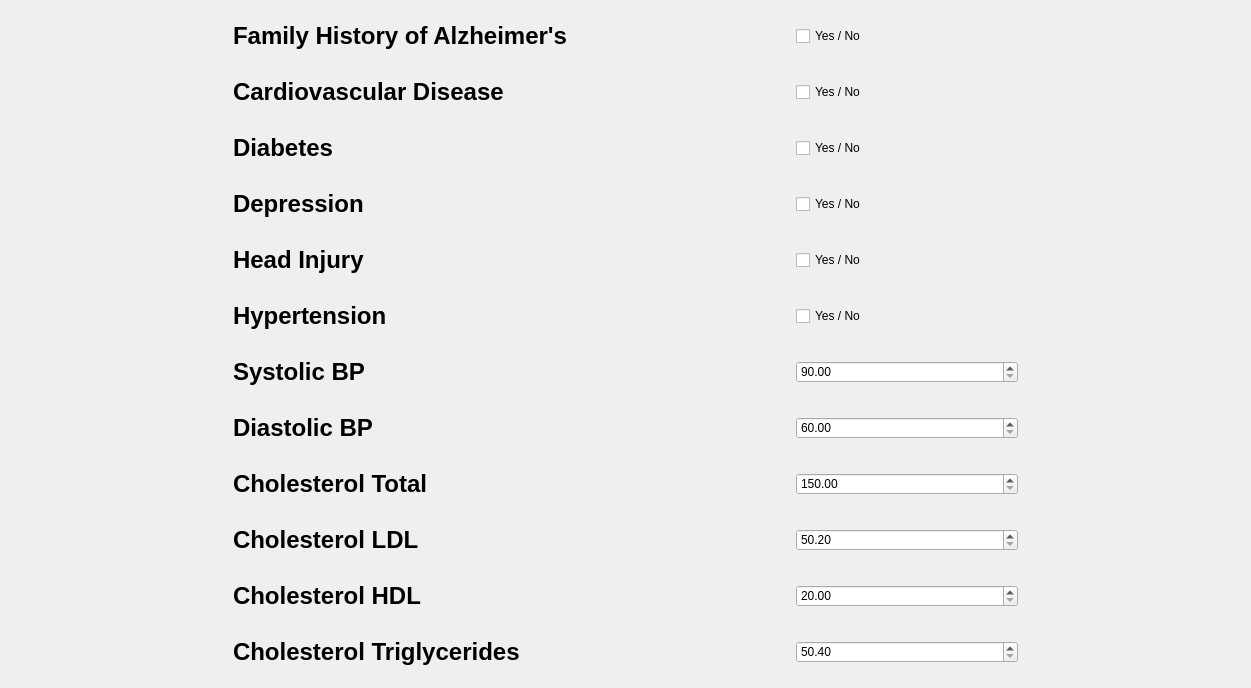
         <widget class="QWidget" name="scrollAreaWidgetClinical">
          <property name="geometry">
           <rect>
            <x>0</x>
            <y>0</y>
            <width>1251</width>
            <height>684</height>
           </rect>
          </property>
          <property name="styleSheet">
           <string notr="true">#scrollAreaWidgetClinical {
background-color: rgb(255, 255, 255);
}</string>
          </property>
          <layout class="QGridLayout" name="gridLayout_7">
           <item row="4" column="1">
            <widget class="QLabel" name="label_8Clinical">
             <property name="sizePolicy">
              <sizepolicy hsizetype="Fixed" vsizetype="Fixed">
               <horstretch>0</horstretch>
               <verstretch>0</verstretch>
              </sizepolicy>
             </property>
             <property name="minimumSize">
              <size>
               <width>0</width>
               <height>50</height>
              </size>
             </property>
             <property name="text">
              <string>&lt;html&gt;&lt;head/&gt;&lt;body&gt;&lt;p&gt;&lt;span style=&quot; font-size:18pt; font-weight:700; color:#000000;&quot;&gt;Head Injury&lt;/span&gt;&lt;/p&gt;&lt;/body&gt;&lt;/html&gt;</string>
             </property>
            </widget>
           </item>
           <item row="4" column="3">
            <widget class="QCheckBox" name="headInjuryClinical">
             <property name="autoFillBackground">
              <bool>false</bool>
             </property>
             <property name="text">
              <string>Yes / No</string>
             </property>
            </widget>
           </item>
           <item row="2" column="3">
            <widget class="QCheckBox" name="diabetesClinical">
             <property name="autoFillBackground">
              <bool>false</bool>
             </property>
             <property name="text">
              <string>Yes / No</string>
             </property>
            </widget>
           </item>
           <item row="9" column="1">
            <widget class="QLabel" name="label_13Clinical">
             <property name="sizePolicy">
              <sizepolicy hsizetype="Fixed" vsizetype="Fixed">
               <horstretch>0</horstretch>
               <verstretch>0</verstretch>
              </sizepolicy>
             </property>
             <property name="minimumSize">
              <size>
               <width>0</width>
               <height>50</height>
              </size>
             </property>
             <property name="text">
              <string>&lt;html&gt;&lt;head/&gt;&lt;body&gt;&lt;p&gt;&lt;span style=&quot; font-size:18pt; font-weight:700; color:#000000;&quot;&gt;Cholesterol LDL&lt;/span&gt;&lt;/p&gt;&lt;/body&gt;&lt;/html&gt;</string>
             </property>
            </widget>
           </item>
           <item row="5" column="1">
            <widget class="QLabel" name="label_9Clinical">
             <property name="sizePolicy">
              <sizepolicy hsizetype="Fixed" vsizetype="Fixed">
               <horstretch>0</horstretch>
               <verstretch>0</verstretch>
              </sizepolicy>
             </property>
             <property name="minimumSize">
              <size>
               <width>0</width>
               <height>50</height>
              </size>
             </property>
             <property name="text">
              <string>&lt;html&gt;&lt;head/&gt;&lt;body&gt;&lt;p&gt;&lt;span style=&quot; font-size:18pt; font-weight:700; color:#000000;&quot;&gt;Hypertension&lt;/span&gt;&lt;/p&gt;&lt;/body&gt;&lt;/html&gt;</string>
             </property>
            </widget>
           </item>
           <item row="4" column="4">
            <spacer name="horizontalSpacer_4Clinical">
             <property name="orientation">
              <enum>Qt::Orientation::Horizontal</enum>
             </property>
             <property name="sizeHint" stdset="0">
              <size>
               <width>40</width>
               <height>20</height>
              </size>
             </property>
            </spacer>
           </item>
           <item row="3" column="3">
            <widget class="QCheckBox" name="depressionClinical">
             <property name="autoFillBackground">
              <bool>false</bool>
             </property>
             <property name="text">
              <string>Yes / No</string>
             </property>
            </widget>
           </item>
           <item row="11" column="3">
            <widget class="QDoubleSpinBox" name="cholTriClinical">
             <property name="sizePolicy">
              <sizepolicy hsizetype="MinimumExpanding" vsizetype="Fixed">
               <horstretch>0</horstretch>
               <verstretch>0</verstretch>
              </sizepolicy>
             </property>
             <property name="autoFillBackground">
              <bool>true</bool>
             </property>
             <property name="minimum">
              <double>50.399999999999999</double>
             </property>
             <property name="maximum">
              <double>400.000000000000000</double>
             </property>
            </widget>
           </item>
           <item row="11" column="1">
            <widget class="QLabel" name="label_16Clinical">
             <property name="sizePolicy">
              <sizepolicy hsizetype="Fixed" vsizetype="Fixed">
               <horstretch>0</horstretch>
               <verstretch>0</verstretch>
              </sizepolicy>
             </property>
             <property name="minimumSize">
              <size>
               <width>0</width>
               <height>50</height>
              </size>
             </property>
             <property name="text">
              <string>&lt;html&gt;&lt;head/&gt;&lt;body&gt;&lt;p&gt;&lt;span style=&quot; font-size:18pt; font-weight:700; color:#000000;&quot;&gt;Cholesterol Triglycerides&lt;/span&gt;&lt;/p&gt;&lt;/body&gt;&lt;/html&gt;</string>
             </property>
            </widget>
           </item>
           <item row="8" column="1">
            <widget class="QLabel" name="label_12Clinical">
             <property name="sizePolicy">
              <sizepolicy hsizetype="Fixed" vsizetype="Fixed">
               <horstretch>0</horstretch>
               <verstretch>0</verstretch>
              </sizepolicy>
             </property>
             <property name="minimumSize">
              <size>
               <width>0</width>
               <height>50</height>
              </size>
             </property>
             <property name="text">
              <string>&lt;html&gt;&lt;head/&gt;&lt;body&gt;&lt;p&gt;&lt;span style=&quot; font-size:18pt; font-weight:700; color:#000000;&quot;&gt;Cholesterol Total&lt;/span&gt;&lt;/p&gt;&lt;/body&gt;&lt;/html&gt;</string>
             </property>
            </widget>
           </item>
           <item row="1" column="1">
            <widget class="QLabel" name="label_5Clinical">
             <property name="sizePolicy">
              <sizepolicy hsizetype="Fixed" vsizetype="Fixed">
               <horstretch>0</horstretch>
               <verstretch>0</verstretch>
              </sizepolicy>
             </property>
             <property name="minimumSize">
              <size>
               <width>0</width>
               <height>50</height>
              </size>
             </property>
             <property name="text">
              <string>&lt;html&gt;&lt;head/&gt;&lt;body&gt;&lt;p&gt;&lt;span style=&quot; font-size:18pt; font-weight:700; color:#000000;&quot;&gt;Cardiovascular Disease&lt;/span&gt;&lt;/p&gt;&lt;/body&gt;&lt;/html&gt;</string>
             </property>
            </widget>
           </item>
           <item row="10" column="1">
            <widget class="QLabel" name="label_15Clinical">
             <property name="sizePolicy">
              <sizepolicy hsizetype="Fixed" vsizetype="Fixed">
               <horstretch>0</horstretch>
               <verstretch>0</verstretch>
              </sizepolicy>
             </property>
             <property name="minimumSize">
              <size>
               <width>0</width>
               <height>50</height>
              </size>
             </property>
             <property name="text">
              <string>&lt;html&gt;&lt;head/&gt;&lt;body&gt;&lt;p&gt;&lt;span style=&quot; font-size:18pt; font-weight:700; color:#000000;&quot;&gt;Cholesterol HDL&lt;/span&gt;&lt;/p&gt;&lt;/body&gt;&lt;/html&gt;</string>
             </property>
            </widget>
           </item>
           <item row="6" column="1">
            <widget class="QLabel" name="label_10Clinical">
             <property name="sizePolicy">
              <sizepolicy hsizetype="Fixed" vsizetype="Fixed">
               <horstretch>0</horstretch>
               <verstretch>0</verstretch>
              </sizepolicy>
             </property>
             <property name="minimumSize">
              <size>
               <width>0</width>
               <height>50</height>
              </size>
             </property>
             <property name="text">
              <string>&lt;html&gt;&lt;head/&gt;&lt;body&gt;&lt;p&gt;&lt;span style=&quot; font-size:18pt; font-weight:700; color:#000000;&quot;&gt;Systolic BP&lt;/span&gt;&lt;/p&gt;&lt;/body&gt;&lt;/html&gt;</string>
             </property>
            </widget>
           </item>
           <item row="0" column="3">
            <widget class="QCheckBox" name="famAlzClinical">
             <property name="autoFillBackground">
              <bool>false</bool>
             </property>
             <property name="text">
              <string>Yes / No</string>
             </property>
            </widget>
           </item>
           <item row="0" column="1">
            <widget class="QLabel" name="label_3Clinical">
             <property name="sizePolicy">
              <sizepolicy hsizetype="Fixed" vsizetype="Fixed">
               <horstretch>0</horstretch>
               <verstretch>0</verstretch>
              </sizepolicy>
             </property>
             <property name="minimumSize">
              <size>
               <width>0</width>
               <height>50</height>
              </size>
             </property>
             <property name="text">
              <string>&lt;html&gt;&lt;head/&gt;&lt;body&gt;&lt;p&gt;&lt;span style=&quot; font-size:18pt; font-weight:700; color:#000000;&quot;&gt;Family History of Alzheimer's&lt;/span&gt;&lt;/p&gt;&lt;/body&gt;&lt;/html&gt;</string>
             </property>
            </widget>
           </item>
           <item row="10" column="3">
            <widget class="QDoubleSpinBox" name="cholHDLClinical">
             <property name="sizePolicy">
              <sizepolicy hsizetype="MinimumExpanding" vsizetype="Fixed">
               <horstretch>0</horstretch>
               <verstretch>0</verstretch>
              </sizepolicy>
             </property>
             <property name="autoFillBackground">
              <bool>true</bool>
             </property>
             <property name="minimum">
              <double>20.000000000000000</double>
             </property>
             <property name="maximum">
              <double>100.000000000000000</double>
             </property>
            </widget>
           </item>
           <item row="3" column="1">
            <widget class="QLabel" name="label_7Clinical">
             <property name="sizePolicy">
              <sizepolicy hsizetype="Fixed" vsizetype="Fixed">
               <horstretch>0</horstretch>
               <verstretch>0</verstretch>
              </sizepolicy>
             </property>
             <property name="minimumSize">
              <size>
               <width>0</width>
               <height>50</height>
              </size>
             </property>
             <property name="text">
              <string>&lt;html&gt;&lt;head/&gt;&lt;body&gt;&lt;p&gt;&lt;span style=&quot; font-size:18pt; font-weight:700; color:#000000;&quot;&gt;Depression&lt;/span&gt;&lt;/p&gt;&lt;/body&gt;&lt;/html&gt;</string>
             </property>
            </widget>
           </item>
           <item row="5" column="3">
            <widget class="QCheckBox" name="hypertensionClinical">
             <property name="autoFillBackground">
              <bool>false</bool>
             </property>
             <property name="text">
              <string>Yes / No</string>
             </property>
            </widget>
           </item>
           <item row="8" column="3">
            <widget class="QDoubleSpinBox" name="cholTotalClinical">
             <property name="sizePolicy">
              <sizepolicy hsizetype="MinimumExpanding" vsizetype="Fixed">
               <horstretch>0</horstretch>
               <verstretch>0</verstretch>
              </sizepolicy>
             </property>
             <property name="autoFillBackground">
              <bool>true</bool>
             </property>
             <property name="minimum">
              <double>150.000000000000000</double>
             </property>
             <property name="maximum">
              <double>300.000000000000000</double>
             </property>
            </widget>
           </item>
           <item row="9" column="3">
            <widget class="QDoubleSpinBox" name="cholLDLClinical">
             <property name="sizePolicy">
              <sizepolicy hsizetype="MinimumExpanding" vsizetype="Fixed">
               <horstretch>0</horstretch>
               <verstretch>0</verstretch>
              </sizepolicy>
             </property>
             <property name="autoFillBackground">
              <bool>true</bool>
             </property>
             <property name="minimum">
              <double>50.200000000000003</double>
             </property>
             <property name="maximum">
              <double>200.000000000000000</double>
             </property>
            </widget>
           </item>
           <item row="7" column="1">
            <widget class="QLabel" name="label_11Clinical">
             <property name="sizePolicy">
              <sizepolicy hsizetype="Fixed" vsizetype="Fixed">
               <horstretch>0</horstretch>
               <verstretch>0</verstretch>
              </sizepolicy>
             </property>
             <property name="minimumSize">
              <size>
               <width>0</width>
               <height>50</height>
              </size>
             </property>
             <property name="text">
              <string>&lt;html&gt;&lt;head/&gt;&lt;body&gt;&lt;p&gt;&lt;span style=&quot; font-size:18pt; font-weight:700; color:#000000;&quot;&gt;Diastolic BP&lt;/span&gt;&lt;/p&gt;&lt;/body&gt;&lt;/html&gt;</string>
             </property>
            </widget>
           </item>
           <item row="6" column="3">
            <widget class="QDoubleSpinBox" name="sysBPClinical">
             <property name="sizePolicy">
              <sizepolicy hsizetype="MinimumExpanding" vsizetype="Fixed">
               <horstretch>0</horstretch>
               <verstretch>0</verstretch>
              </sizepolicy>
             </property>
             <property name="autoFillBackground">
              <bool>true</bool>
             </property>
             <property name="minimum">
              <double>90.000000000000000</double>
             </property>
             <property name="maximum">
              <double>179.000000000000000</double>
             </property>
            </widget>
           </item>
           <item row="2" column="1">
            <widget class="QLabel" name="label_6Clinical">
             <property name="sizePolicy">
              <sizepolicy hsizetype="Fixed" vsizetype="Fixed">
               <horstretch>0</horstretch>
               <verstretch>0</verstretch>
              </sizepolicy>
             </property>
             <property name="minimumSize">
              <size>
               <width>0</width>
               <height>50</height>
              </size>
             </property>
             <property name="text">
              <string>&lt;html&gt;&lt;head/&gt;&lt;body&gt;&lt;p&gt;&lt;span style=&quot; font-size:18pt; font-weight:700; color:#000000;&quot;&gt;Diabetes&lt;/span&gt;&lt;/p&gt;&lt;/body&gt;&lt;/html&gt;</string>
             </property>
            </widget>
           </item>
           <item row="7" column="3">
            <widget class="QDoubleSpinBox" name="dasBPClinical">
             <property name="sizePolicy">
              <sizepolicy hsizetype="MinimumExpanding" vsizetype="Fixed">
               <horstretch>0</horstretch>
               <verstretch>0</verstretch>
              </sizepolicy>
             </property>
             <property name="autoFillBackground">
              <bool>true</bool>
             </property>
             <property name="minimum">
              <double>60.000000000000000</double>
             </property>
             <property name="maximum">
              <double>119.000000000000000</double>
             </property>
            </widget>
           </item>
           <item row="4" column="0">
            <spacer name="horizontalSpacer_3Clinical">
             <property name="orientation">
              <enum>Qt::Orientation::Horizontal</enum>
             </property>
             <property name="sizeHint" stdset="0">
              <size>
               <width>40</width>
               <height>20</height>
              </size>
             </property>
            </spacer>
           </item>
           <item row="1" column="3">
            <widget class="QCheckBox" name="cardiovascularDiseaseClinical">
             <property name="autoFillBackground">
              <bool>false</bool>
             </property>
             <property name="text">
              <string>Yes / No</string>
             </property>
            </widget>
           </item>
           <item row="4" column="2">
            <spacer name="horizontalSpacer_5Clinical">
             <property name="orientation">
              <enum>Qt::Orientation::Horizontal</enum>
             </property>
             <property name="sizeHint" stdset="0">
              <size>
               <width>40</width>
               <height>20</height>
              </size>
             </property>
            </spacer>
           </item>
          </layout>
         </widget>
